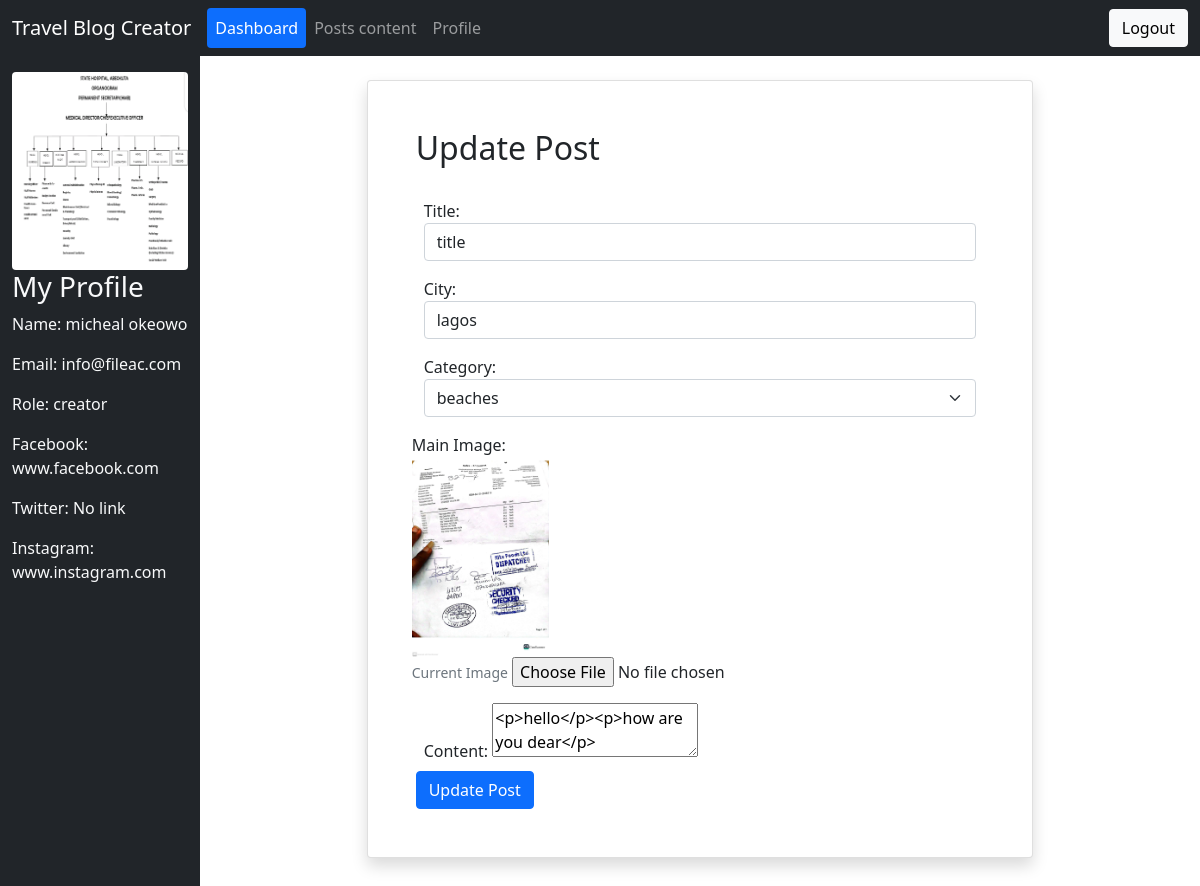
/update_post.php?id=6 (signed in), run on the app's committed database.
### tables this page shows
CREATE TABLE IF NOT EXISTS `authusers` (
  `firstname` varchar(255) NOT NULL,
  `lastname` varchar(255) NOT NULL,
  `email` varchar(255) NOT NULL,
  `password` varchar(255) NOT NULL,
  `role` varchar(25) NOT NULL DEFAULT 'creator',
  `description` text,
  `status` varchar(25) NOT NULL DEFAULT 'active',
  `userid` int(11) NOT NULL AUTO_INCREMENT,
  `created` timestamp NOT NULL DEFAULT CURRENT_TIMESTAMP,
  `picture` varchar(255) NOT NULL DEFAULT ' http://localhost/travelblog/img/avatar.jpg',
  `facebook` varchar(255) DEFAULT ' ',
  `instagram` varchar(255) DEFAULT ' ',
  `twitter` varchar(255) DEFAULT ' ',
  PRIMARY KEY (`userid`),
  UNIQUE KEY `password` (`password`),
  UNIQUE KEY `email` (`email`)
);

CREATE TABLE IF NOT EXISTS `blogpost` (
  `id` int(11) NOT NULL AUTO_INCREMENT,
  `creator` int(11) NOT NULL,
  `title` varchar(255) NOT NULL,
  `main_image` varchar(255) NOT NULL,
  `content` text NOT NULL,
  `category` varchar(255) NOT NULL,
  `location` varchar(255) NOT NULL DEFAULT 'lagos',
  `views` int(11) NOT NULL DEFAULT '0',
  `blocked` tinyint(1) NOT NULL DEFAULT '0',
  `created` timestamp NOT NULL DEFAULT CURRENT_TIMESTAMP,
  PRIMARY KEY (`id`)
);

### update_post.php (the view, shortened to what this page needs)
<?php
require_once('connection.php');
$creator_id=$_SESSION['user_id'];
$user_result = mysqli_query($conn, "SELECT * FROM authusers WHERE userid = $creator_id");
        $userobj = mysqli_fetch_assoc($user_result);
?>
<!DOCTYPE html>
<html>
<head>
    <link rel="stylesheet" href="bootstrap-5.0.2-dist/css/bootstrap.min.css">
</head>
<body>
<nav class="navbar navbar-expand-sm bg-dark navbar-dark nav-pills nav-fill">
<div class="container-fluid">
  <a class="navbar-brand" href="#">Travel Blog Creator </a>
  <div class="collapse navbar-collapse">
  <ul class="navbar-nav me-auto mb-2 mb-lg-0">
     <li class="nav-item">
      <a class="nav-link active" href="dashboard.php">Dashboard</a>
    </li>
    <li class="nav-item">
      <a class="nav-link" href="createcontent.php">Posts content</a>
    </li>
    <li class="nav-item">
      <a class="nav-link" href="updateprofile.php">Profile</a>
    </li>
  </ul>
  <div class="d-flex">
    <a href="logout.php" class="btn btn-light">Logout</a>
  </div>
  </div>
</div>
</nav>
<div class="container-fluid ">
  <div class="row">
    <div class="col-sm-2 bg-dark text-light pt-3">
      <img src="<?php echo $userobj['picture']?>" class="rounded mx-auto d-block" alt="..." style="max-width:100%;max height:20vh">
                <h3>My Profile</h3>
      <p>Name: <?php echo $userobj['lastname'] .' '. $userobj['firstname']?></p>
      <p>Email: <?php echo $userobj['email']?></p>
      <p>Role: <?php echo $userobj['role']?></p>
      <p>Facebook: <?php if($userobj['facebook'] != '' & $userobj['facebook'] != ' '){echo $userobj['facebook'];}else{ echo 'No link';}?></p>
      <p>Twitter: <?php if($userobj['twitter'] != '' & $userobj['twitter'] != ' '){echo $userobj['twitter'];}else{ echo 'No link';}?></p>
      <p>Instagram: <?php if($userobj['instagram'] != '' & $userobj['instagram'] != ' '){echo $userobj['instagram'];}else{ echo 'No link';}?></p>
    </div>
    <div class="col-sm-10 mt-3">
     <div class='row'>
        <div class='col-8 m-auto card p-5 shadow p-3 mb-5 bg-body rounded"'>
        <div class="" >
        <h2 class="mb-4">Update Post</h2>
        <?php
        $post_id = $_GET['id'];
        $result = mysqli_query($conn, "SELECT * FROM blogpost WHERE id = $post_id AND creator = {$_SESSION['user_id']}");
        $post = mysqli_fetch_assoc($result);
        if (!$post) {
            echo '<div class="alert alert-danger" role="alert">Post not found or does not belong to you.</div>';
        } else {
            ?>
            <div class="row">
            <form action="handleupdate.php?id=<?php echo $post_id; ?>" method="POST" enctype="multipart/form-data">
                <div class="form-group p-2">
                    <label for="title">Title:</label>
                    <input type="text" class="form-control" name="title" value="<?php echo $post['title']; ?>" required>
                </div>
                <div class="form-group p-2">
                    <label for="title">City:</label>
                    <input type="text" class="form-control" name="location" value="<?php echo $post['location']; ?>" required>
                </div>
                <div class="form-group p-2">
          <label for="title">Category:</label>
          <select class=" form-control form-select" name="category">
     <option selected value="<?php echo $post['category'] ?>"><?php echo $post['category'] ?></option>
</select>
        </div>
                <div class="row">
                <div class="form-group p-2 col">
                        <label for="fore_image">Main Image:</label>
                        <br>
                        <?php if (!empty($post['main_image'])) : ?>
                            <img src="<?php echo $post['main_image'] ?>" height="200">
                            <br>
                            <small class="text-muted">Current Image</small>
                        <?php endif; ?>
                        <input type="file" class="form-control-file" id="main_image" name="main_image">
                    </div>
                </div>
                <div class="form-group p-2">
                    <label for="content">Content:</label>
                    <textarea name="content" id="editor"><?php echo $post['content']; ?></textarea>
                </div>
                <button type="submit" class="btn btn-primary">Update Post</button>
            </form>
            </div>
            <?php
        }
        ?>
    </div>
        </div>
     </div>
</div>
  </div>
</div>
</body>
</html>

### data on the page
authusers: picture (picture), lastname "micheal", firstname "okeowo", email "info@fileac.com", role "creator", facebook "www.facebook.com", instagram "www.instagram.com"
blogpost: title "title", location "lagos", category "beaches", main_image (picture), content "<p>hello</p><p>how are you dear</p>"
